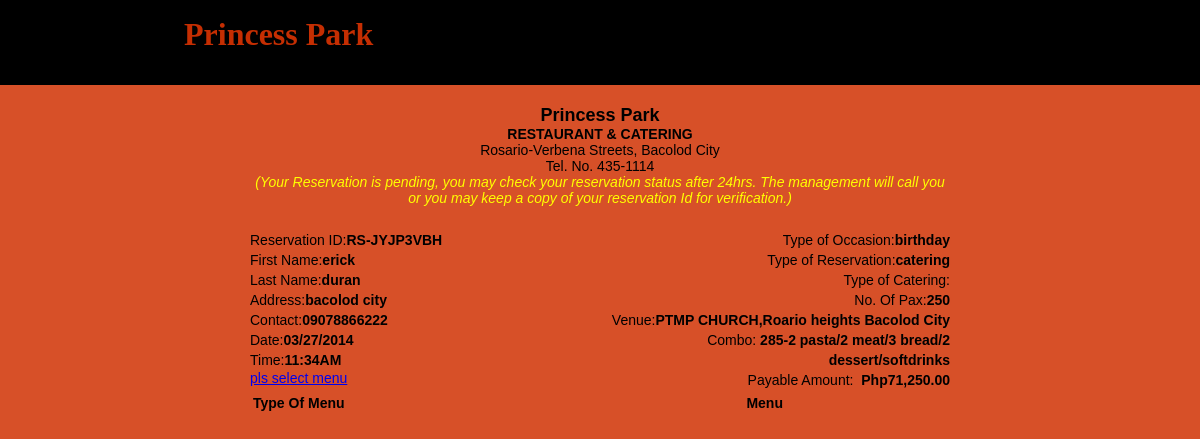
Page /portal.php?res=RS-JYJP3VBH on the committed database.
### tables this page shows
CREATE TABLE IF NOT EXISTS `reservation` (
  `id` int(11) NOT NULL AUTO_INCREMENT,
  `res_id` varchar(100) NOT NULL,
  `firstname` varchar(100) NOT NULL,
  `lastname` varchar(100) NOT NULL,
  `address` varchar(100) NOT NULL,
  `contact` varchar(100) NOT NULL,
  `motif` varchar(100) NOT NULL,
  `venueaddress` varchar(100) NOT NULL,
  `type_events` varchar(100) NOT NULL,
  `type_res` varchar(100) NOT NULL,
  `date` varchar(100) NOT NULL,
  `pax` varchar(100) NOT NULL,
  `combo` int(11) NOT NULL,
  `amount` varchar(100) NOT NULL,
  `type_catering` varchar(100) NOT NULL,
  `team` varchar(100) NOT NULL,
  `status` varchar(100) NOT NULL,
  `time` varchar(100) NOT NULL,
  `resdate` varchar(100) NOT NULL,
  PRIMARY KEY (`id`)
);

CREATE TABLE IF NOT EXISTS `combo` (
  `id` int(11) NOT NULL AUTO_INCREMENT,
  `comboname` varchar(100) NOT NULL,
  `combolist` varchar(100) NOT NULL,
  `mcat` varchar(100) NOT NULL,
  PRIMARY KEY (`id`)
);

### portal.php (the view, shortened to what this page needs)
<html>
<head>
<link href="css/style.css" media="screen" rel="stylesheet" type="text/css" />
<link href="admin/src/facebox.css" media="screen" rel="stylesheet" type="text/css" />
</head>
<body style="background-image:url(images/print.png);">
<div class="row-top" style="margin-bottom: 20px;">
	<div class="main">
		<div class="wrapper">
			<h1><a href="">Princess Park<br><span style="font-family: arial; font-size: 15px;"></span></a></h1>
		</div>
	</div>
</div>
<?php
function formatMoney($number, $fractional=false) {
	if ($fractional) {
		$number = sprintf('%.2f', $number);
	}
	while (true) {
		$replaced = preg_replace('/(-?\d+)(\d\d\d)/', '$1,$2', $number);
		if ($replaced != $number) {
			$number = $replaced;
		} else {
			break;
		}
	}
	return $number;
}
?>
<div class="content" id="content" style="width: 700px; font-size:11px; font-family:arial; font-weight:normal; margin:0 auto;">
<div style="text-align:center; font-size:14px;">
<strong style="font-size:18px;">Princess Park</strong><br>
<strong style="font-size:14px;">RESTAURANT & CATERING</strong><br>
Rosario-Verbena Streets, Bacolod City<br>
Tel. No. 435-1114<br />
<div style="text-align:center; color:#FFFF00; font-style:italic;">(Your Reservation is pending, you may check your reservation status after 24hrs. The management will call you or you may keep a copy of your reservation Id for verification.)</div>
</div><br><br>
<?php
include('connect.php');
$res=$_GET['res'];
$cat=$_GET['mcat'];
$result = $db->prepare("SELECT * FROM reservation WHERE res_id= :userid");
	$result->bindParam(':userid', $res);
	$result->execute();
	for($i=0; $row = $result->fetch(); $i++){
?>
<div style="float:left; width:50%;line-height:20px;font-size:14px;">
Reservation ID:<strong><?php echo $row['res_id']; ?></strong><br>
First Name:<strong><?php echo $row['firstname']; ?></strong><br>
Last Name:<strong><?php echo $row['lastname']; ?></strong><br>
Address:<strong><?php echo $row['address']; ?></strong><br>
Contact:<strong><?php echo $row['contact']; ?></strong><br>
Date:<strong><?php echo $row['date']; ?></strong><br>
Time:<strong><?php echo $row['time']; ?></strong><br>
</div>
<div style="float: right; width: 50%; text-align: right; line-height: 20px; height: 162px;font-size:14px;">
Type of Occasion:<strong><?php echo $row['type_events']; ?></strong><br>
Type of Reservation:<strong><?php
echo $row['type_res'];
$dsdssd=$row['type_res'];
?></strong><br>
Type of Catering:<strong><?php echo $cat; ?></strong><br>
No. Of Pax:<strong><?php echo $row['pax']; ?></strong><br>
Venue:<strong><?php echo $row['venueaddress']; ?></strong><br>
Combo: <strong><?php
$id=$row['combo'];
if ($id!='0'){
$result = $db->prepare("SELECT * FROM combo WHERE id= :asas");
	$result->bindParam(':asas', $id);
	$result->execute();
	for($i=0; $rows = $result->fetch(); $i++){
	echo $rows['comboname'].'-'.$rows['combolist'];
	$sdsds=$rows['comboname'];
	}
}
?>
?></strong><br>
Payable Amount:&nbsp;
<strong>Php<?php
if($cat!='specialty'){
$p=$row['pax'];
$pr=$sdsds;
$total=$p*$pr;
$dfdfdfdfdfddffdfd=$_GET['additional'];
$sdsdsdsd=$total*$dfdfdfdfdfddffdfd;
$WATAMOVE=$total+$sdsdsdsd;
if ($dsdssd!='functionroom') {
$dsd=$WATAMOVE;
echo formatMoney($dsd, true);
}
}
?>
</strong>
<br><br>
<br><br>
</div>
<?php
	$resulta = $db->prepare("SELECT * FROM menu_res WHERE res_id= :asas");
	$resulta->bindParam(':asas', $res);
	$resulta->execute();
	$rowa = $resulta->fetch(PDO::FETCH_NUM);
	if($rowa == 0) {
	?>
<a rel="facebox" style="font-size:14px;" href="menuboard.php?id=<?php echo $cat ?>&res=<?php echo $res ?>&gfgfgfgfgfgf=<?php echo $_GET['additional'] ?>">pls select menu</a>
	<?php
	}
?>
<?php
	}
?>
<table id="resultTable" width="100%" style="font-size:14px; font-family:arial; font-weight:normal;">
<thead>
	<tr>
		<th style="text-align:left;"> Type Of Menu </th>
		<th style="text-align:left;"> Menu </th>
	</tr>
</thead>
</table>
</div>
</body>
</html>

### css/style.css (style rules this page uses)
body { background-image: url('bg.jpg'); background-repeat: no-repeat; background-size: cover; font-size: 12px; font-family: arial; margin: 0; padding: 0; }
.row-top { background: none repeat scroll 0 0 #000000; padding: 10px 0; width: 100%; }
.main { font-size: 13px; line-height: 25px; margin: 0 auto; padding: 0; width: 960px; }
.wrapper { overflow: hidden; width: 100%; }
h1 { float: left; padding: 0 0 0 10px; width: 230px; margin: 0; height: 30px; font-family: myFirstFont; padding: 15px 0; vertical-align:top; background: url("../images/logo.png") no-repeat scroll 0 -2px rgba(0, 0, 0, 0); padding-left: 64px; padding-top: 8px; padding-bottom: 23px; margin-top: 4px; }
h1 a { text-decoration: none; font-size: 32px; color: #C52E02; }
.menu li a, .list-1 li a, .link, .button-1, .button-2, h1 a { text-decoration: none; }
a { outline: medium none; }

### rows in the picture
reservation: res "RS-JYJP3VBH", firstname "erick", lastname "duran", address "bacolod city", contact "09078866222", date "03/27/2014", time "11:34AM", type_events "birthday", type_res "catering", pax "250", venueaddress "PTMP CHURCH,Roario heights Bacolod City", pax.comboname "71,250.00"
combo: comboname "285", combolist "2 pasta/2 meat/3 bread/2 dessert/softdrinks"
